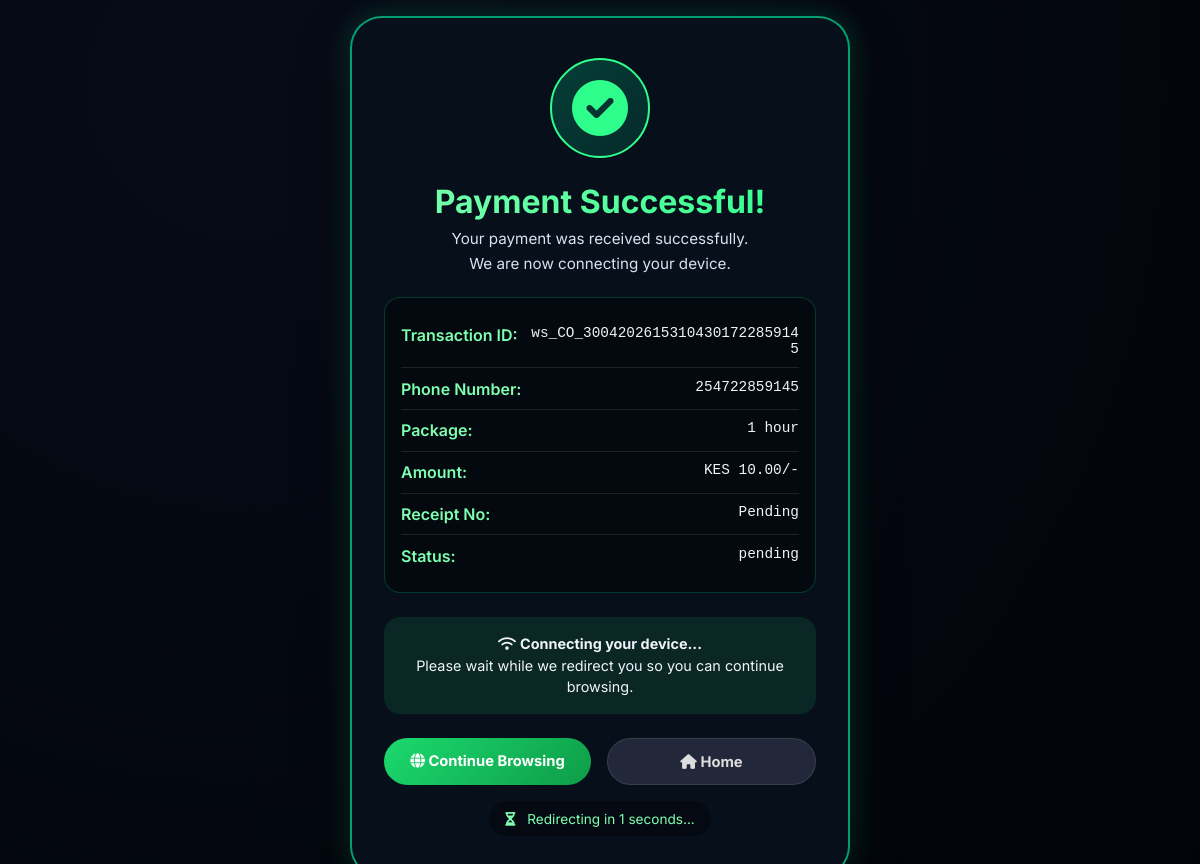
Page /success/ws_CO_30042026153104301722859145 on the committed database.
### models.py (models this page shows)
class Payment(Base):
    __tablename__ = "payments"
    id = Column(Integer, primary_key=True)
    checkout_request_id = Column(String(100), unique=True, index=True)
    phone = Column(String(20), index=True, nullable=False)
    customer_id = Column(Integer, ForeignKey("customers.id"))
    package_id = Column(Integer, ForeignKey("packages.id"))
    amount = Column(Numeric(10, 2), nullable=False)
    status = Column(Enum("pending", "paid", "failed", name="payment_status"), default="pending", nullable=False)
    receipt_number = Column(String(50))
    created_at = Column(DateTime, default=datetime.utcnow)
    package = relationship("Package")
    customer = relationship("Customer")

class Package(Base):
    __tablename__ = "packages"
    id = Column(Integer, primary_key=True)
    name = Column(String(50), unique=True, nullable=False)
    price = Column(Numeric(10, 2), nullable=False)
    duration_hours = Column(Integer, nullable=False)

### app.py (the view)
@app.route('/success/<checkout_request_id>')
def success(checkout_request_id):
    db = SessionLocal()
    try:
        payment = db.query(Payment).filter_by(
            checkout_request_id=checkout_request_id
        ).first()
        original_url = request.args.get(
            'url',
            request.args.get('link-orig', 'https://www.google.com')
        )
        return render_template("success.html", payment=payment, original_url=original_url)
    finally:
        db.close()

### templates/success.html (shortened to what this page needs)
<!DOCTYPE html>
<html lang="en">
<head>
    <link rel="stylesheet" href="https://cdnjs.cloudflare.com/ajax/libs/font-awesome/6.0.0-beta3/css/all.min.css">
</head>
<body>
    <div class="success-container" id="successContainer">
        <div class="success-card">
            <div class="check-icon">
                <i class="fas fa-check-circle"></i>
            </div>
            <h2>Payment Successful!</h2>
            <p class="subtext">Your payment was received successfully.</p>
            <p class="subtext">We are now connecting your device.</p>
            <div class="receipt-box">
                <div class="receipt-row">
                    <span class="receipt-label">Transaction ID:</span>
                    <span class="receipt-value">{{ payment.checkout_request_id if payment else 'N/A' }}</span>
                </div>
                <div class="receipt-row">
                    <span class="receipt-label">Phone Number:</span>
                    <span class="receipt-value">{{ payment.phone if payment else 'N/A' }}</span>
                </div>
                <div class="receipt-row">
                    <span class="receipt-label">Package:</span>
                    <span class="receipt-value">{{ payment.package.name if payment and payment.package else 'N/A' }}</span>
                </div>
                <div class="receipt-row">
                    <span class="receipt-label">Amount:</span>
                    <span class="receipt-value">KES {{ payment.amount if payment else '0' }}/-</span>
                </div>
                <div class="receipt-row">
                    <span class="receipt-label">Receipt No:</span>
                    <span class="receipt-value">{{ payment.receipt_number if payment and payment.receipt_number else 'Pending' }}</span>
                </div>
                <div class="receipt-row">
                    <span class="receipt-label">Status:</span>
                    <span class="receipt-value">{{ payment.status if payment else 'N/A' }}</span>
                </div>
            </div>
            <div class="internet-instructions">
                <i class="fas fa-wifi"></i>
                <strong>Connecting your device...</strong><br>
                Please wait while we redirect you so you can continue browsing.
            </div>
            <div class="btn-group">
                <a href="#" class="btn btn-primary" id="browseNowBtn">
                    <i class="fas fa-globe"></i> Continue Browsing
                </a>
                <a href="/" class="btn btn-secondary">
                    <i class="fas fa-home"></i> Home
                </a>
            </div>
            <div class="countdown" id="countdown">
                <i class="fas fa-hourglass-half"></i> Redirecting in <span id="timer">3</span> seconds...
            </div>
        </div>
    </div>
</body>
</html>

### templates/success.html (style rules this page uses)
* { margin: 0; padding: 0; box-sizing: border-box; }
body { font-family: 'Inter', sans-serif; background: radial-gradient(circle at 20% 10%, #070b17, #010409); min-height: 100vh; display: flex; align-items: center; justify-content: center; color: #f0f3fa; padding: 1rem; }
.success-container { max-width: 500px; width: 100%; animation: slideUp 0.6s ease-out; }
.success-card { background: rgba(8, 16, 28, 0.95); backdrop-filter: blur(20px); border-radius: 2rem; padding: 2.5rem 2rem; text-align: center; border: 2px solid rgba(0, 255, 170, 0.6); box-shadow: 0 30px 50px rgba(0, 0, 0, 0.5), 0 0 30px rgba(0, 255, 170, 0.2); }
.check-icon { width: 100px; height: 100px; margin: 0 auto 1.5rem; background: linear-gradient(135deg, rgba(0, 255, 170, 0.2), rgba(0, 100, 80, 0.3)); border-radius: 50%; display: flex; align-items: center; justify-content: center; border: 2px solid #2eff8c; animation: checkPop 0.6s cubic-bezier(0.68, -0.55, 0.265, 1.55); }
.check-icon i { font-size: 3.5rem; color: #2eff8c; }
h2 { font-size: 2rem; margin-bottom: 0.5rem; background: linear-gradient(135deg, #7effb0, #2eff8c); background-clip: text; -webkit-background-clip: text; color: transparent; }
.subtext { color: #d8e2f0; font-size: 0.95rem; margin-bottom: 0.4rem; }
.receipt-box { background: rgba(0, 0, 0, 0.4); border-radius: 1rem; padding: 1rem; margin: 1.5rem 0; text-align: left; border: 1px solid rgba(0, 255, 170, 0.2); }
.receipt-row { display: flex; justify-content: space-between; gap: 12px; padding: 0.65rem 0; border-bottom: 1px solid rgba(255, 255, 255, 0.1); }
.receipt-row:last-child { border-bottom: none; }
.receipt-label { font-weight: 600; color: #7effb0; min-width: 110px; }
.receipt-value { font-family: monospace; font-size: 0.9rem; text-align: right; word-break: break-word; flex: 1; }
.btn-group { display: flex; gap: 1rem; margin-top: 1.5rem; }
.btn { flex: 1; padding: 0.85rem 1rem; border-radius: 2rem; font-weight: 700; text-decoration: none; text-align: center; transition: all 0.2s; border: none; cursor: pointer; font-size: 0.92rem; }
.btn-primary { background: linear-gradient(135deg, #1bda6e, #0e9c48); color: white; }
.btn-secondary { background: rgba(100, 100, 130, 0.3); color: #ddd; border: 1px solid rgba(255, 255, 255, 0.1); }
.internet-instructions { margin-top: 1rem; padding: 1rem; background: rgba(46, 255, 140, 0.1); border-radius: 1rem; font-size: 0.9rem; line-height: 1.5; }
.countdown { margin-top: 1rem; padding: 0.6rem 1rem; font-size: 0.85rem; color: #7effb0; background: rgba(0, 0, 0, 0.3); border-radius: 2rem; display: inline-block; width: auto; }
.countdown i { margin-right: 0.5rem; }

### rows in the picture
Payment: checkout_request "ws_CO_30042026153104301722859145", phone "254722859145", amount "10.00", receipt_number "Pending", status "pending"
Package: package "1 hour"
